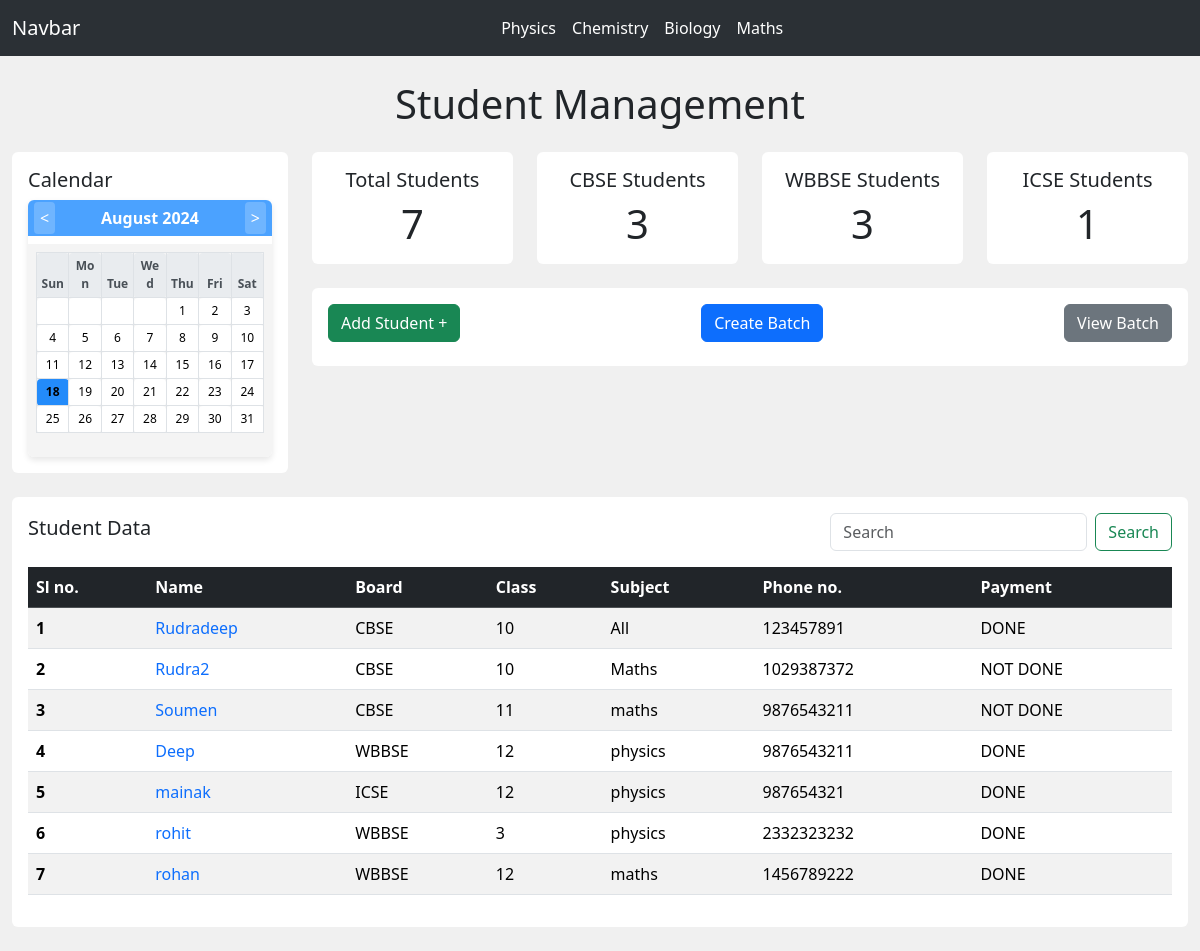
The page / on the database its author committed.
### myapp/models.py (models this page shows, shortened)
class Student(models.Model):
    name = models.CharField(max_length=100)
    phone_number = models.CharField(max_length=15, default='N/A')
    board = models.CharField(max_length=50, choices=[('CBSE', 'CBSE'), ('WBBSE', 'WBBSE'), ('ICSE', 'ICSE')])
    student_class = models.CharField(max_length=10)
    payment = models.CharField(max_length=50, choices=[('DONE', 'DONE'), ('NOT DONE', 'NOT DONE')], default='NOT DONE')
    subject = models.CharField(max_length=100, default='All')

### myapp/views.py (the view, shortened to what this page needs)
# urls.py: path('', views.index, name='index'),
def index(request):
    search_query = request.GET.get("search", "")
    students = Student.objects.all()
    total_students = students.count()
    cbse_students = students.filter(board='CBSE').count()
    wbbse_students = students.filter(board='WBBSE').count()
    icse_students = students.filter(board='ICSE').count()
    context = {
        'students': students,
        'total_students': total_students,
        'cbse_students': cbse_students,
        'wbbse_students': wbbse_students,
        'icse_students': icse_students,
        'search': search_query,
    }
    return render(request, 'index.html', context)

### templates/index.html (shortened to what this page needs)
{% extends "base.html" %}
{% load static %}
{% block style %}
<link rel="stylesheet" href="{% static 'css/style.css' %}">
{% endblock style %}
{% block body %}
<div class="container-fluid py-4">
    <h1 class="text-center mb-4">Student Management</h1>
    <div class="row g-4">
        <div class="col-lg-3 col-md-4 col-sm-12">
            <div class="card shadow-md border-0">
                <div class="card-body">
                    <h5 class="card-title">Calendar</h5>
                    <div class="calendar">
                        <div class="calendar-header d-flex justify-content-between align-items-center">
                            <button id="prev-month" class="btn btn-outline-primary">&lt;</button>
                            <div class="d-flex flex-grow-1 justify-content-center">
                                <span id="month-year" class="fw-bold"></span>
                            </div>
                            <button id="next-month" class="btn btn-outline-primary">&gt;</button>
                        </div>
                        <div class="calendar-body mt-2">
                            <table class="calendar-table table table-bordered">
                                <thead>
                                    <tr>
                                        <th>Sun</th>
                                        <th>Mon</th>
                                        <th>Tue</th>
                                        <th>Wed</th>
                                        <th>Thu</th>
                                        <th>Fri</th>
                                        <th>Sat</th>
                                    </tr>
                                </thead>
                                <tbody id="calendar-days">
                                </tbody>
                            </table>
                        </div>
                    </div>
                </div>
            </div>
        </div>
        <div class="col-lg-9 col-md-8 col-sm-12">
            <div class="row mb-4">
                <div class="col-md-6 col-lg-3">
                    <div class="card shadow-md text-center border-0">
                        <div class="card-body">
                            <h5 class="card-title">Total Students</h5>
                            <p class="card-text display-6">{{ total_students }}</p>
                        </div>
                    </div>
                </div>
                <div class="col-md-6 col-lg-3">
                    <div class="card shadow-md text-center border-0">
                        <div class="card-body">
                            <h5 class="card-title">CBSE Students</h5>
                            <p class="card-text display-6">{{ cbse_students }}</p>
                        </div>
                    </div>
                </div>
                <div class="col-md-6 col-lg-3">
                    <div class="card shadow-md text-center border-0">
                        <div class="card-body">
                            <h5 class="card-title">WBBSE Students</h5>
                            <p class="card-text display-6">{{ wbbse_students }}</p>
                        </div>
                    </div>
                </div>
                <div class="col-md-6 col-lg-3">
                    <div class="card shadow-md text-center border-0">
                        <div class="card-body">
                            <h5 class="card-title">ICSE Students</h5>
                            <p class="card-text display-6">{{ icse_students }}</p>
                        </div>
                    </div>
                </div>
            </div>
            <div class="card shadow-md border-0 m-0 p-0">
                <div class="card-body">
                    <div class="d-flex flex-wrap justify-content-between">
                        <a href="{% url 'add_student' %}" class="btn btn-success mb-2">Add Student +</a>
                        <a href="#" class="btn btn-primary mb-2" data-bs-toggle="modal"
                            data-bs-target="#createBatchModal">Create Batch</a>
                        <a href="{% url 'view_batches' %}" class="btn btn-secondary mb-2">View Batch</a>
                    </div>
                </div>
            </div>
        </div>
    </div>
    <div class="card shadow-md border-0 mt-4">
        <div class="card-body">
            <div class="d-flex justify-content-between align-items-center mb-3">
                <h5 class="card-title">Student Data</h5>
                <form method="GET" action="{% url 'index' %}" class="d-inline-flex" role="search">
                    <input class="form-control me-2" type="search" placeholder="Search" aria-label="Search"
                        name="search" value="{{ search }}">
                    <button class="btn btn-outline-success" type="submit">Search</button>
                </form>
            </div>
            <div class="table-responsive">
                <table class="table table-striped">
                    <thead class="table-dark">
                        <tr>
                            <th scope="col">Sl no.</th>
                            <th scope="col">Name</th>
                            <th scope="col">Board</th>
                            <th scope="col">Class</th>
                            <th scope="col">Subject</th>
                            <th scope="col">Phone no.</th>
                            <th scope="col">Payment</th>
                        </tr>
                    </thead>
                    <tbody>
                        {% for student in students %}
                        <tr>
                            <th scope="row">{{ forloop.counter }}</th>
                            <td class="text-wrap"><a href="{% url 'student_profile' student.id %}" class="text-decoration-none">{{ student.name}}</a>
                            </td>
                            <td>{{ student.board }}</td>
                            <td>{{ student.student_class }}</td>
                            <td>{{ student.subject }}</td>
                            <td>{{ student.phone_number }}</td>
                            <td>{{ student.payment }}</td>
                        </tr>
                        {% empty %}
                        <tr>
                            <td colspan="7" class="text-center">No students found.</td>
                        </tr>
                        {% endfor %}
                    </tbody>
                </table>
            </div>
        </div>
    </div>
</div>
{% endblock body %}

### static/css/style.css (style rules this page uses)
.calendar { border-radius: 6px; overflow: hidden; box-shadow: 0 3px 6px rgba(0, 0, 0, 0.1); background-color: #fff; }
.calendar-header { background: #4ba2ff; color: white; text-align: center; padding: 6px 0; font-size: 1rem; font-weight: bold; position: relative; }
.calendar-header button { background: rgba(255, 255, 255, 0.2); border: none; color: white; font-size: 1rem; padding: 4px 6px; border-radius: 4px; position: absolute; top: 50%; transform: translateY(-50%); transition: background 0.3s; cursor: pointer; }
#prev-month { left: 6px; }
#next-month { right: 6px; }
.calendar-body { padding: 8px; background-color: #f4f4f4; }
.calendar-table { width: 100%; table-layout: fixed; border-collapse: collapse; }
.calendar-table th, .calendar-table td { text-align: center; padding: 4px; font-size: 0.75rem; background-color: #ffffff; border-radius: 4px; transition: background-color 0.3s; }
.calendar-table th { background-color: #e9ecef; color: #495057; font-weight: bold; }

### templates/index.html (style rules this page uses)
.text-wrap { word-wrap: break-word; overflow-wrap: break-word; }

### rows shown on the page
Student: name "Rudradeep", board "CBSE", student_class "10", subject "All", phone_number "123457891", payment "DONE"
Student: name "Rudra2", board "CBSE", student_class "10", subject "Maths", phone_number "1029387372", payment "NOT DONE"
Student: name "Soumen", board "CBSE", student_class "11", subject "maths", phone_number "9876543211", payment "NOT DONE"
Student: name "Deep", board "WBBSE", student_class "12", subject "physics", phone_number "9876543211", payment "DONE"
Student: name "mainak", board "ICSE", student_class "12", subject "physics", phone_number "987654321", payment "DONE"
Student: name "rohit", board "WBBSE", student_class "3", subject "physics", phone_number "2332323232", payment "DONE"
Student: name "rohan", board "WBBSE", student_class "12", subject "maths", phone_number "1456789222", payment "DONE"

### other values the page prints
{{ total_students }} "7"
{{ cbse_students }} "3"
{{ wbbse_students }} "3"
{{ icse_students }} "1"
